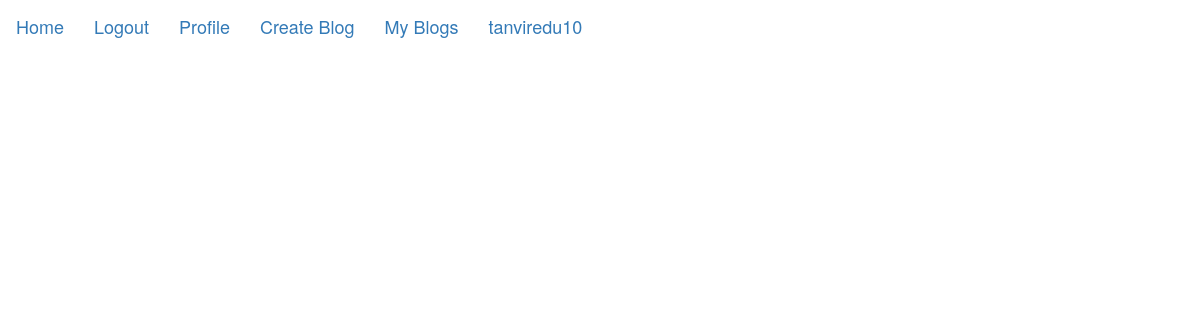
Page /blog (signed in) on the earlier database version.
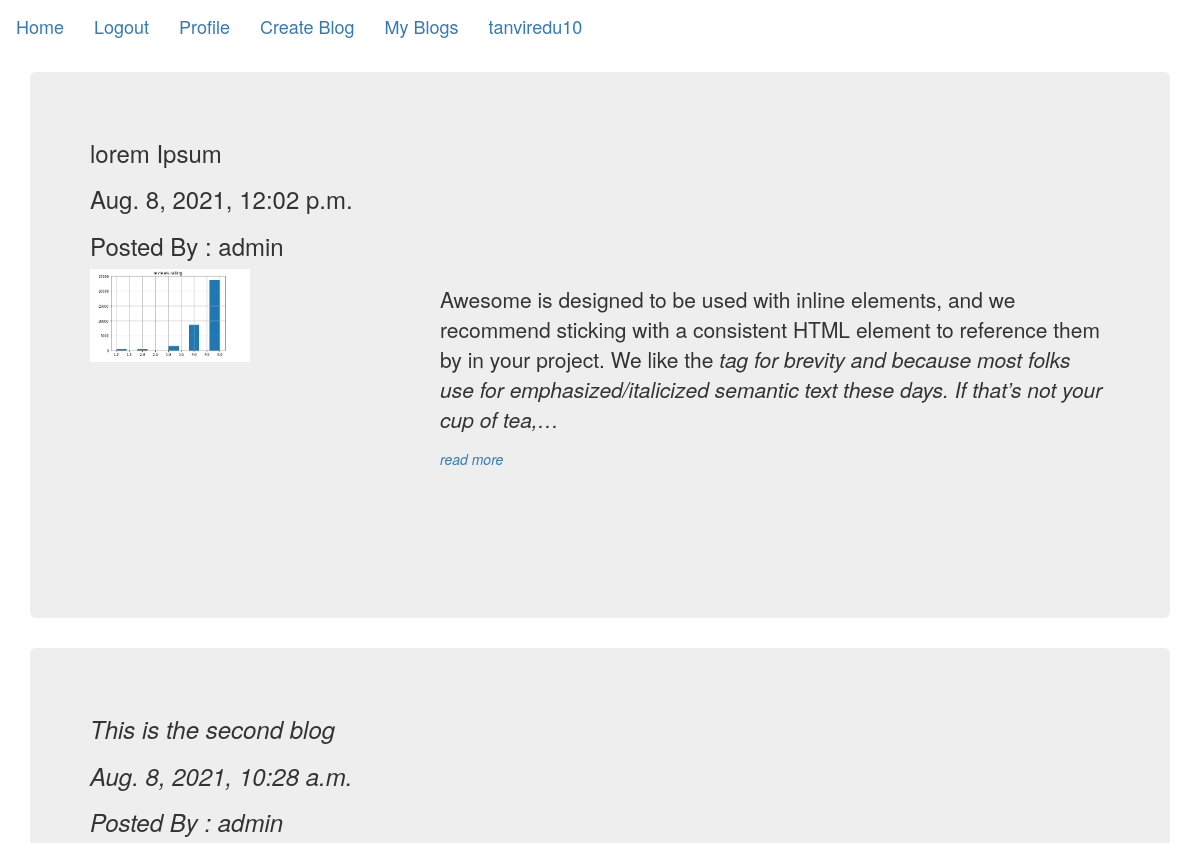
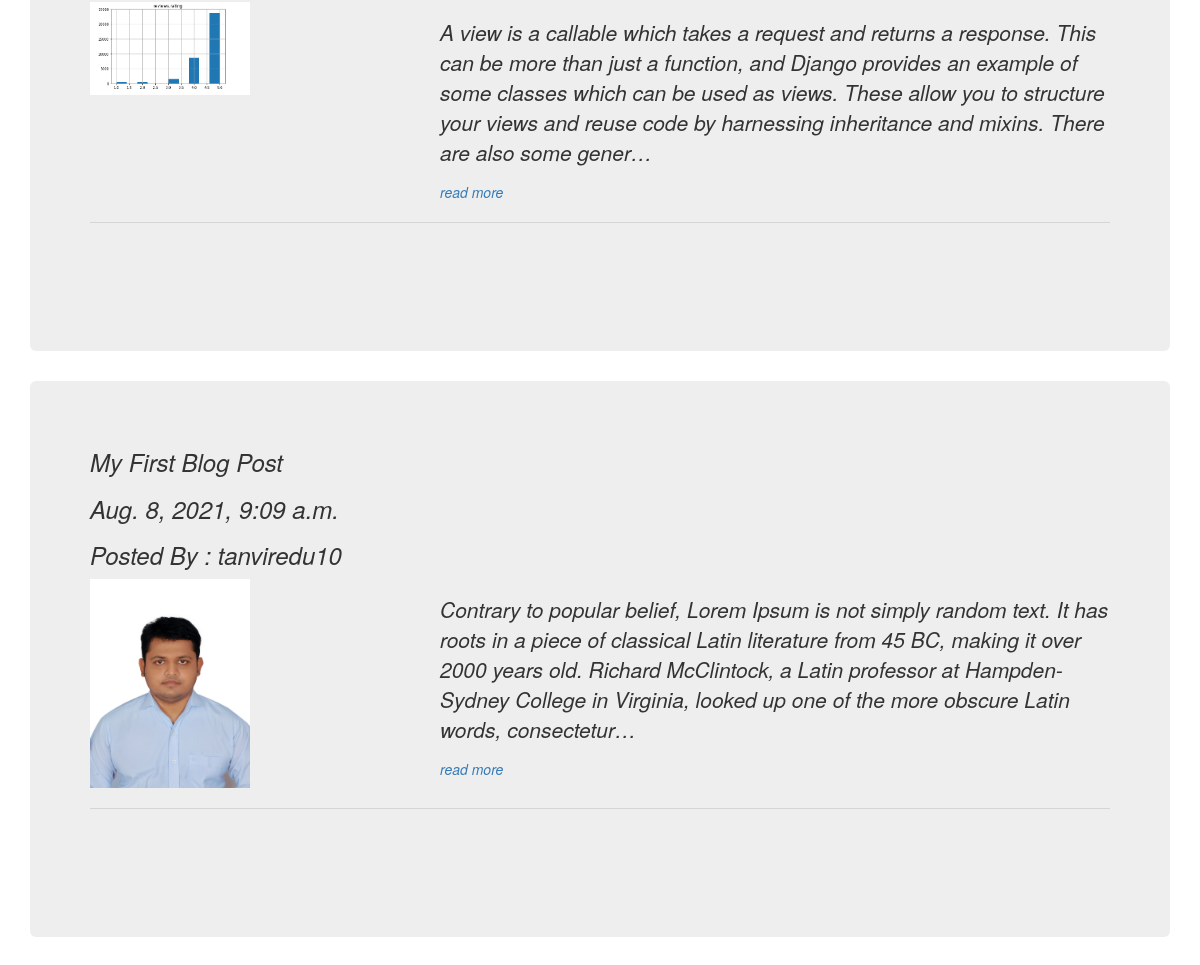
Same page on the later database version (2 pictures, top to bottom).
### App_Blog/models.py (models this page shows, shortened)
class Blog(models.Model):
    author         = models.ForeignKey(User,on_delete=models.CASCADE,related_name="post_author")
    blog_title     = models.CharField(max_length=260,verbose_name="Put a title")
    slug           = models.SlugField(max_length=260,unique=True)
    blog_content   = models.TextField(verbose_name="What's on your mind")
    blog_image     = models.ImageField(upload_to="blog_images")
    published_date = models.DateTimeField(auto_now_add=True)
    update_date    = models.DateTimeField(auto_now=True)
    class Meta:
        ordering = ["-published_date"]

### App_Blog/views.py (the view)
# urls.py: path("",views.BlogList.as_view(),name="blog_list"),
class BlogList(ListView):
    context_object_name="blogs"
    model = Blog
    template_name="App_Blog/blog_list.html"

### templates/App_Blog/blog_list.html (shortened to what this page needs)
{% extends 'base.html' %}
{% block body_block %}
{% for blog in blogs %}
<div class="jumbotron">
        <h3>{{blog.blog_title}}</h3>
        <h3>{{blog.published_date}}</h3>
        <h3>Posted By : {{blog.author.username}}</h3>
        <div class="row">
            <div class="col-sm-4">
               <img src="/media/{{blog.blog_image}}" width="50%">
            </div>
            <div class="col-sm-8">
                <p>{{blog.blog_content|safe|truncatechars:300 |linebreaks}}</p>
                <a href="{% url 'App_Blog:blog_details' blog.slug %}">read more</a>
            </div>
        </div>
        <hr>
        <br>
        <br>
        <br>
</div>
{% endfor %}
{% endblock %}

### templates/base.html (shortened to what this page needs)
<!DOCTYPE html>
<html>
    <head>
            <link rel="stylesheet" href="https://maxcdn.bootstrapcdn.com/bootstrap/3.3.7/css/bootstrap.min.css">
            <link rel="stylesheet" href="https://maxcdn.bootstrapcdn.com/bootstrap/3.3.7/css/bootstrap-theme.min.css">
            <link rel="stylesheet" href="https://cdnjs.cloudflare.com/ajax/libs/font-awesome/5.15.4/css/all.min.css">
    </head>
    <body>
        <nav class="navbar sticky-top navbar-light bg-light">
            {% if user.is_authenticated%}
                <a class="navbar-brand" href="{% url 'index' %}">Home</a>
                <a class="navbar-brand" href="{% url 'App_Login:logout' %}">Logout</a>
                <a class="navbar-brand" href="{% url 'App_Login:profile' %}">Profile</a>
                <a class="navbar-brand" href="{% url 'App_Blog:create_blog' %}">Create Blog</a>
                <a class="navbar-brand" href="{% url 'App_Blog:myblogs' %}">My Blogs</a>
            {% else %}
                <a class="navbar-brand" href="{% url 'index' %}">Home</a>
                <a class="navbar-brand" href="{% url 'App_Login:signup' %}">Signup</a>
                <a class="navbar-brand" href="{% url 'App_Login:login' %}">Login</a>
            {% endif %}
            <a class="navbar-brand" href="#">{{user.username}}</a>
        </nav>
        <div class="container">
            {% block body_block %}
            {% endblock %}
        </div>
    </body>
</html>

Differences in the rows shown:
added Blog: blog_title "lorem Ipsum", published_date "Aug. 8, 2021, 12:02 p.m.", author.username "admin", blog_image (picture), blog_content "Awesome is designed to be used with inline elements, and we recommend sticking with a consistent HTML element to reference them by in your project. We like the tag for brevity and because most folks use for emphasized/italicized semantic text these days. If that’s not your cup of tea,…"
added Blog: blog_title "This is the second blog", published_date "Aug. 8, 2021, 10:28 a.m.", author.username "admin", blog_image (picture), blog_content "A view is a callable which takes a request and returns a response. This can be more than just a function, and Django provides an example of some classes which can be used as views. These allow you to structure your views and reuse code by harnessing inheritance and mixins. There are also some gener…"
added Blog: blog_title "My First Blog Post", published_date "Aug. 8, 2021, 9:09 a.m.", author.username "tanviredu10", blog_image (picture), blog_content "Contrary to popular belief, Lorem Ipsum is not simply random text. It has roots in a piece of classical Latin literature from 45 BC, making it over 2000 years old. Richard McClintock, a Latin professor at Hampden-Sydney College in Virginia, looked up one of the more obscure Latin words, consectetur…"
